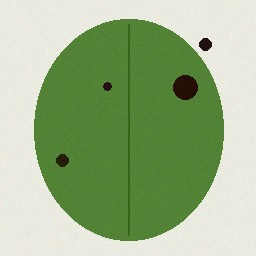
#> input picture week-4/plant_disease_detection/plant_disease_week4/dataset/Apple___Black_rot/Apple___Black_rot_0000.jpg, 256 x 256 px
$ python -i preprocessing.py   (imports and definitions only)
#> lines starting #> are read from the running program, lines starting #| are printed output that depends on the picture
"""
preprocessing.py
==================
Core image preprocessing pipeline:
  - load image (OpenCV) + RGB conversion
  - resize to a fixed input size (default 224x224)
  - denoising for low-quality images
  - pixel normalization to [0, 1]
  - stratified train/validation/test split done on FILE PATHS
    (before any augmentation) to prevent data leakage
  - class-imbalance analysis and class-weight computation
"""

from __future__ import annotations

import os
from typing import List, Tuple, Dict

import cv2
import numpy as np
from sklearn.model_selection import train_test_split
from sklearn.utils.class_weight import compute_class_weight

DEFAULT_IMG_SIZE = (224, 224)  # (width, height)


def load_image_rgb(path: str) -> np.ndarray:
    """Load an image from disk with OpenCV and convert BGR -> RGB."""
    img = cv2.imread(path, cv2.IMREAD_COLOR)
#> img is the input picture: shape (256, 256, 3); mean B, G, R 137.1, 180.2, 156.6
    if img is None:
        raise ValueError(f"Could not read image: {path}")
    return cv2.cvtColor(img, cv2.COLOR_BGR2RGB)


def denoise(img: np.ndarray) -> np.ndarray:
    """
    Light denoising step to handle sensor/JPEG-compression noise commonly
    present in field-collected leaf photos. A small-kernel median blur
    removes salt-and-pepper style noise while preserving lesion edges
    (unlike a stronger Gaussian blur, which would smear disease spots).
    """
    return cv2.medianBlur(img, 3)
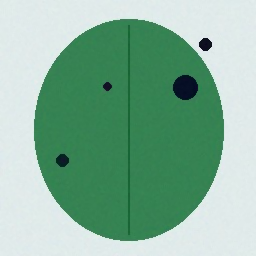
#> returned value: shape (256, 256, 3); mean of channels 0, 1, 2 156.6, 180.2, 137.1; drawn as B, G, R


def resize_image(img: np.ndarray, size: Tuple[int, int] = DEFAULT_IMG_SIZE) -> np.ndarray:
    """Resize to (width, height) using area interpolation (good for down-sizing photos)."""
#> called with size = (224, 224)
    return cv2.resize(img, size, interpolation=cv2.INTER_AREA)
#> returned value: shape (224, 224, 3)


def normalize_pixels(img: np.ndarray) -> np.ndarray:
    """Scale uint8 [0,255] image to float32 [0,1]."""
    return img.astype(np.float32) / 255.0


def preprocess_image(path: str, size: Tuple[int, int] = DEFAULT_IMG_SIZE,
                      apply_denoise: bool = True) -> np.ndarray:
    """Full single-image preprocessing pipeline: load -> RGB -> denoise -> resize -> normalize."""
    img = load_image_rgb(path)
    if apply_denoise:
        img = denoise(img)
    img = resize_image(img, size)
    img = normalize_pixels(img)
    return img


# [62 lines left out: functions stratified_split, analyze_class_imbalance, compute_balanced_class_weights, not called in this run]

>>> result = preprocess_image('../dataset/Apple___Black_rot/Apple___Black_rot_0000.jpg')

$ run again, on week-4/plant_disease_detection/plant_disease_week4/dataset/Apple___Black_rot/Apple___Black_rot_0001.jpg
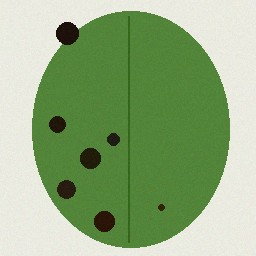
#> input picture week-4/plant_disease_detection/plant_disease_week4/dataset/Apple___Black_rot/Apple___Black_rot_0001.jpg, 256 x 256 px
#> in load_image_rgb, img is the input picture: shape (256, 256, 3); mean B, G, R 128.5, 173.7, 146.7
#> in denoise, `return cv2.medianBlur(img, 3)`:
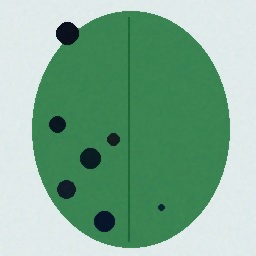
#> returned value: shape (256, 256, 3); mean of channels 0, 1, 2 146.7, 173.7, 128.5; drawn as B, G, R
